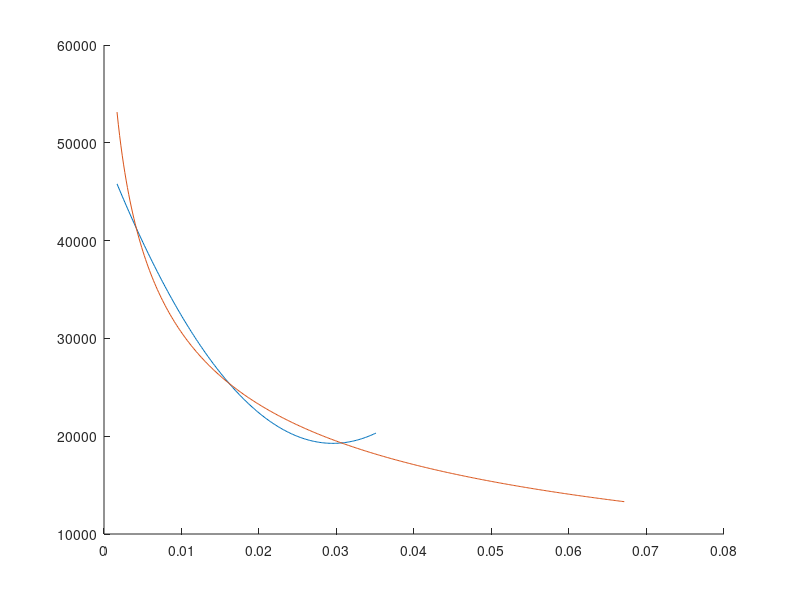
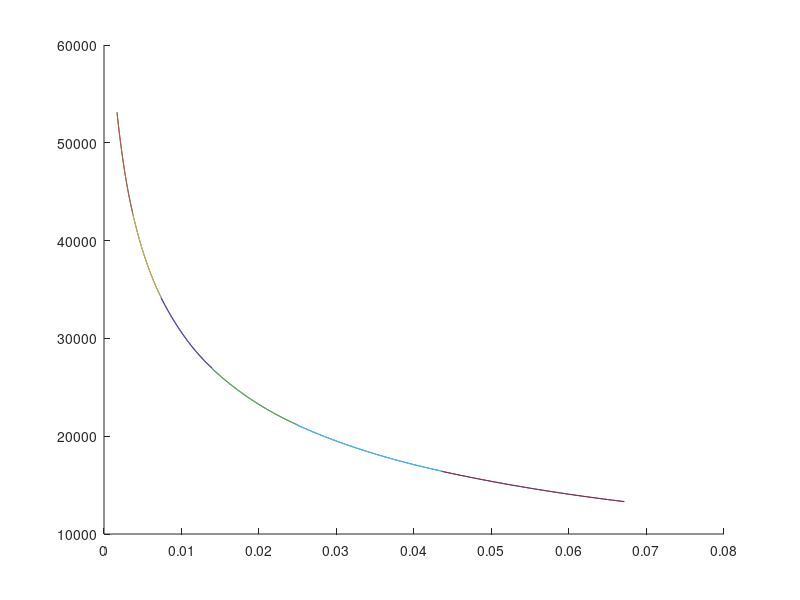

Source code (MATLAB) for these figures, in order: (Note: this script raises an error after producing the figures.)
clc 
close all
clear

load("./data/staticValues.mat")

maxIndex = size(uValues, 1);
first = 1;
last = 200;

u = [uValues(first:last).^2 uValues(first:last) ones(size(uValues(first:last)))];
y = staticVals(first:last);

p = u\y;

ym = polyval(p, uValues(first:last));

ep = ym(1) - staticVals(1);
el = ym(last) - staticVals(last);
figure
	hold on
	plot(uValues(first:last), ym)
	plot(uValues, staticVals);

startIndex = 1;
endIndex   = 2;

eps = 20000;
indexes = [];
params = [];
while true
	while true 
		u = [uValues(startIndex:endIndex).^2 uValues(startIndex:endIndex) ones(size(uValues(startIndex:endIndex)))];
		y = staticVals(startIndex:endIndex);
		p = u\y;
		ym = polyval(p, uValues(startIndex:endIndex));
		ep = (ym(1) - y(1))^2;
		el = (ym(end) - y(end))^2;
		e  = (ym-y)'*(ym-y);
		if e > eps || endIndex == maxIndex
			if endIndex == maxIndex - 1
				endIndex = maxIndex;
			end
			indexes = [indexes; startIndex, endIndex];
			params = [params; p'];
			break;
		end
		endIndex = endIndex + 1;
	end
	startIndex = endIndex;
	endIndex = startIndex+1;
	if endIndex > maxIndex
		break
	end
end
figure
	hold on
	plot(uValues, staticVals);
for i = 1:size(indexes, 1)
	ym = polyval(params(i, :), uValues(indexes(i, 1):indexes(i, 2)));
	plot(uValues(indexes(i, 1):indexes(i, 2)), ym)
end

mf = createMembershipFunctionFromCuts(uValues(indexes(2:end,1)), uValues(1), uValues(end), 5000);

ym =[];

for u = uValues'
	mu = evalmf(mf, u);
	yc = 0;
	for i = 1:size(mu, 1)
		yc = yc + mu(i)*polyval(params(i, :), u);
	end
	ym = [ym; yc];
end

err = (ym - staticVals)' * (ym - staticVals) / maxIndex;

figure
	hold on
	plot(uValues, staticVals);
	plot(uValues, ym);
	

save("./data/fuzzyStaticModel.mat", "mf", "params");
